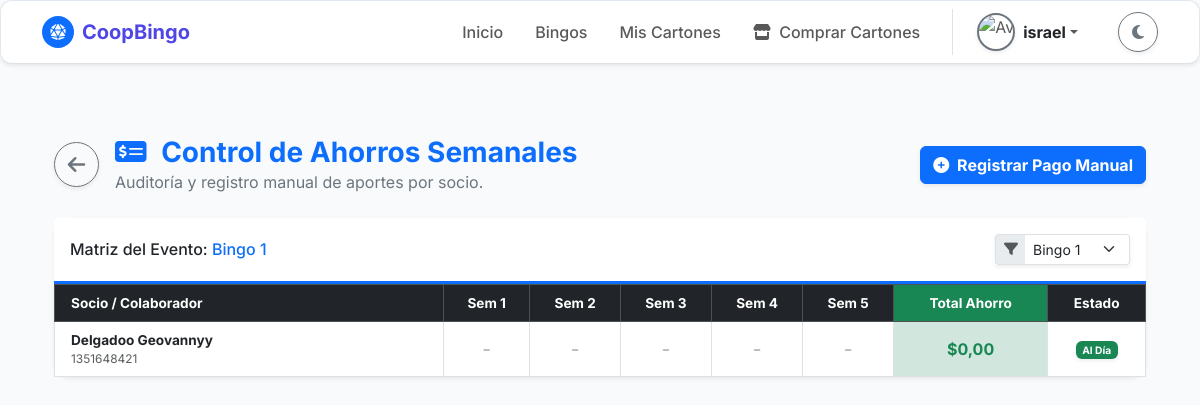
Page /control_aportes/ (signed in) on the earlier database version.
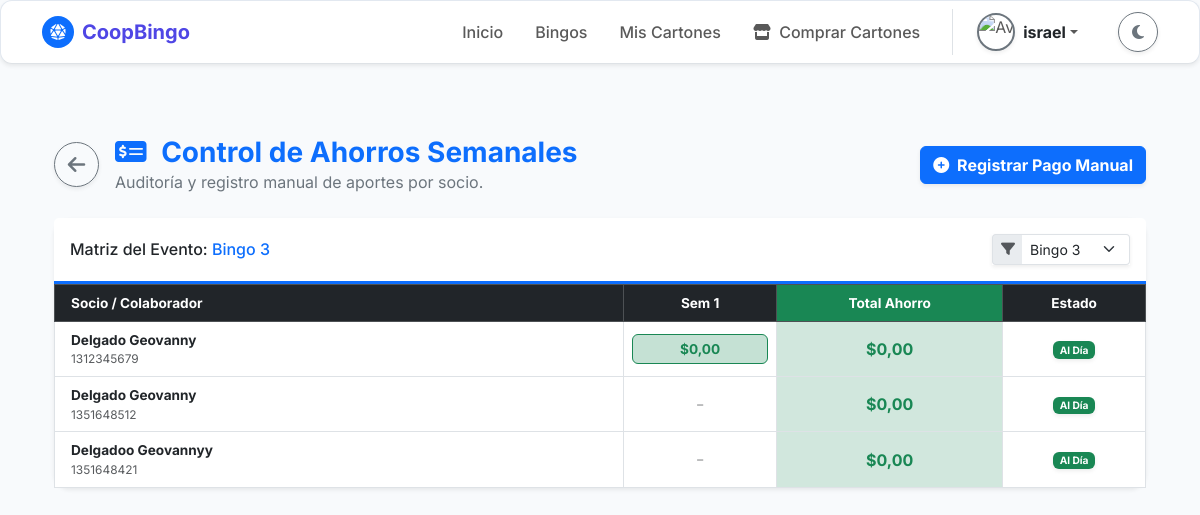
Same page on the later database version.
### bingo/models.py (models this page shows, shortened)
class Bingo(models.Model):
    TIPO_BINGO_CHOICES = [
        ('Virtual', 'Virtual'),
        ('Presencial', 'Presencial'),
    ]
    ESTADO_BINGO_CHOICES = [
        ('Programado', 'Programado'),
        ('En Curso', 'En Curso'),
        ('Finalizado', 'Finalizado'),
        ('Cancelado', 'Cancelado'),
    ]
    idbingo = models.AutoField(primary_key=True)
    idunidad_venta = models.ForeignKey(UnidadMonetaria, on_delete=models.PROTECT, related_name='bingos_venta')
    idunidad_premio = models.ForeignKey(UnidadMonetaria, on_delete=models.PROTECT, related_name='bingos_premio')
    titulobingo = models.CharField(
        max_length=150,
        verbose_name="Título del Bingo"
    )
    fechaprogramadabingo = models.DateTimeField(
        verbose_name="Fecha y Hora del Evento"
    )
    tipobingo = models.CharField(
        max_length=20,
        choices=TIPO_BINGO_CHOICES,
        verbose_name="Tipo de Bingo"
    )
    lugarbingo = models.CharField(
        max_length=255,
        null=True,
        blank=True,
        verbose_name="Lugar (si es presencial)"
    )
    urlsesionbingo = models.CharField(
        max_length=255,
        null=True,
        blank=True,
        verbose_name="Link de la sesión (si es virtual)"
    )
    preciocarton = models.DecimalField(
        max_digits=10,
        decimal_places=2,
        validators=[MinValueValidator(Decimal('0.01'))],
        verbose_name="Precio del Cartón"
    )
    premiomayor = models.DecimalField(
        max_digits=10,
        decimal_places=2,
        verbose_name="Monto del Premio Mayor"
    )
    descripcionpremiomayor = models.CharField(
        max_length=100,
        verbose_name="¿Qué es el premio mayor?"
    )
    estadobingo = models.CharField(
        max_length=20,
        choices=ESTADO_BINGO_CHOICES,
        default='Programado',
        verbose_name="Estado del Bingo"
    )
    rutaimagenpremiomayor = models.ImageField(
        upload_to='media/bingo/imagen_premio_mayor/',
        max_length=300,
        null=True,
        blank=True,
        verbose_name="Imagen del Premio"
    )
    urlvideopromocional = models.FileField(
        upload_to='media/bingo/video_promocional/',
        max_length=300,
        null=True,
        blank=True,
        verbose_name="Video Promocional"
    )
    descripcionpremios = models.TextField(
        max_length=500,
        null=True,
        blank=True,
        verbose_name="Descripción de otros premios"
    )
    class Meta:
        db_table = 'Bingo'
        verbose_name = 'Bingo'
        verbose_name_plural = 'Bingos'

class Socio(models.Model):
    SEXO_CHOICES = [
        ('H', 'Hombre'),
        ('M', 'Mujer'),
    ]
    ESTADO_CHOICES = [
        ('Activo', 'Activo'),
        ('Pendiente', 'Pendiente'),
        ('Inactivo', 'Inactivo'),
    ]
    idsocio = models.AutoField(primary_key=True)
    idtiposocio = models.ForeignKey(
        'TipoSocio',
        on_delete=models.PROTECT,
        db_column='idtiposocio',
        verbose_name="Tipo de Socio"
    )
    primernombresocio = models.CharField(max_length=40, verbose_name="Primer Nombre")
    segundonombresocio = models.CharField(max_length=40, null=True, blank=True, verbose_name="Segundo Nombre")
    primerapellidosocio = models.CharField(max_length=40, verbose_name="Primer Apellido")
    segundoapellidosocio = models.CharField(max_length=40, verbose_name="Segundo Apellido")
    nacionalidad = models.CharField(max_length=50, default='Ecuatoriana', verbose_name="Nacionalidad")
    correosocio = models.EmailField(max_length=200, unique=True, null=True, blank=True, verbose_name="Correo Electrónico")
    cisocio = models.CharField(
        max_length=10,
        unique=True,
        validators=[validar_cedula_ecuatoriana], # AQUÍ ESTÁ LA MAGIA
        verbose_name="Cédula de Identidad"
    )
    foto_cedula_frontal = models.ImageField(upload_to='media/socio/cedula/frontal/', null=True, blank=True, verbose_name="Foto Cédula Frontal")
    foto_cedula_trasera = models.ImageField(upload_to='media/socio/cedula/trasera/', null=True, blank=True, verbose_name="Foto Cédula Trasera")
    fotosocio = models.ImageField(
        upload_to='media/socio/foto/',
        null=True,
        blank=True,
        verbose_name="Avatar/Foto"
    )
    fechanacimientosocio = models.DateField(
        validators=[validarfechanacimiento],
        verbose_name="Fecha de Nacimiento",
        help_text="El socio no puede ser mayor de 100 años ni haber nacido en el futuro."
    )
    telefonopersonalsocio = models.CharField(max_length=10, verbose_name="Teléfono Personal")
    telefonotrabajosocio = models.CharField(max_length=25, null=True, blank=True, verbose_name="Teléfono Trabajo")
    direcciondomiciliosocio = models.CharField(max_length=255, verbose_name="Dirección Domicilio")
    direcciontrabajosocio = models.CharField(max_length=255, null=True, blank=True, verbose_name="Dirección Trabajo")
    sexosocio = models.CharField(
        max_length=1,
        choices=SEXO_CHOICES,
        null=True,
        blank=True,
        verbose_name="Sexo"
    )
    estadosocio = models.CharField(
        max_length=10,
        choices=ESTADO_CHOICES,
        default='Activo',
        verbose_name="Estado"
    )
    class Meta:
        db_table = 'Socio'
        verbose_name = 'Socio'
        verbose_name_plural = 'Socios'

class AporteSemanal(models.Model):
    ESTADO_APORTE_CHOICES = [
        ('Pendiente', 'Pendiente de Pago'),
        ('En Revision', 'En Revisión'),
        ('Al Dia', 'Al Día'),
        ('Atrasado', 'Atrasado'),
    ]
    METODO_INGRESO_CHOICES = [
        ('Efectivo', 'Efectivo'),
        ('Transferencia', 'Transferencia'),
        ('Fisico', 'Físico'),
    ]
    idaporte = models.AutoField(
        primary_key=True,
        verbose_name="ID de Aporte"
    )
    idsocio = models.ForeignKey(
        'Socio',
        on_delete=models.CASCADE,
        db_column='idsocio',
        verbose_name="Socio"
    )
    idregalo = models.ForeignKey(
        'Regalo',
        on_delete=models.CASCADE,
        db_column='idregalo',
        verbose_name="Regalo Asignado",
        null=True,
        blank=True,
    )
    idbingo = models.ForeignKey(
        'Bingo',
        on_delete=models.SET_NULL,
        null=True,
        blank=True,
        db_column='idbingo',
        verbose_name="Bingo Asociado"
    )
    numerosemana = models.IntegerField(
        null=True,
        blank=True,
        verbose_name="Número de Semana"
    )
    fechaplanificadadada = models.DateTimeField(
        verbose_name="Fecha Planificada"
    )
    fechaentregareal = models.DateTimeField(
        null=True,
        blank=True,
        verbose_name="Fecha de Entrega Real"
    )
    metodoingreso = models.CharField(
        max_length=50,
        choices=METODO_INGRESO_CHOICES,
        null=True,
        blank=True,
        verbose_name="Método de Ingreso"
    )
    referenciaingreso = models.CharField(
        max_length=100,
        null=True,
        blank=True,
        verbose_name="Referencia/Comprobante"
    )
    estadoaporte = models.CharField(
        max_length=20,
        choices=ESTADO_APORTE_CHOICES,
        null=True,
        blank=True,
        verbose_name="Estado del Aporte"
    )
    montoaporte = models.DecimalField(
        max_digits=10,
        decimal_places=2,
        default=Decimal('0.00'),
        validators=[MinValueValidator(Decimal('0.00'))],
        verbose_name="Monto del Aporte"
    )
    idmetodopago = models.ForeignKey(
        'MetodoPago',
        on_delete=models.SET_NULL,
        null=True,
        blank=True,
        db_column='idmetodopago',
        verbose_name="Cuenta de Destino"
    )
    comprobanteaporte = models.FileField(
        upload_to='media/aportes/comprobantes/',
        null=True,
        blank=True,
        verbose_name="Comprobante de Cuota Semanal"
    )
    class Meta:
        db_table = 'AporteSemanal'
        verbose_name = 'Aporte Semanal'
        verbose_name_plural = 'Control de Aportes Semanales'
        constraints = [
            models.CheckConstraint(
                condition=models.Q(estadoaporte__in=['Pendiente', 'En Revision', 'Al Dia', 'Atrasado']),
                name='chk_aportesemanal_estadoaporte'
            ),
            models.CheckConstraint(
                condition=models.Q(metodoingreso__in=['Efectivo', 'Transferencia', 'Fisico']) | models.Q(metodoingreso__isnull=True),
                name='chk_aportesemanal_metodoingreso'
            )
        ]

### bingo/views.py (the view, shortened to what this page needs)
# urls.py: path('control_aportes/', views.control_aportes, name='control_aportes'),
@login_required
def control_aportes(request):
    if not request.user.is_staff:
        messages.error(request, "Acceso exclusivo para el personal de administración.")
        return redirect('inicio')
    id_bingo = request.GET.get('bingo_id')
    if id_bingo:
        bingo_seleccionado = Bingo.objects.filter(idbingo=id_bingo).first()
    else:
        bingo_seleccionado = Bingo.objects.filter(estadobingo='En Curso').first() or Bingo.objects.order_by('-fechaprogramadabingo').first()
    if not bingo_seleccionado:
        return render(request, 'administrador/control_aportes.html', {'error': 'No hay eventos de bingo creados.'})
    socios = Socio.objects.filter(estadosocio='Activo').order_by('primerapellidosocio', 'primernombresocio')
    aportes = AporteSemanal.objects.filter(idbingo=bingo_seleccionado).select_related('idsocio')
    semanas_query = aportes.values_list('numerosemana', flat=True).distinct().order_by('numerosemana')
    semanas = list(semanas_query) if semanas_query.exists() else list(range(1, 6))
    matriz_socios = {}
    for socio in socios:
        matriz_socios[socio.idsocio] = {
            'objeto_socio': socio,
            'semanas_data': {sem: None for sem in semanas},
            'total_acumulado': Decimal('0.00'),
            'tiene_atrasos': False
        }
    for aporte in aportes:
        s_id = aporte.idsocio_id
        if s_id in matriz_socios:
            if aporte.numerosemana in matriz_socios[s_id]['semanas_data']:
                matriz_socios[s_id]['semanas_data'][aporte.numerosemana] = {
                    'monto': aporte.montoaporte,
                    'estado': aporte.estadoaporte,
                    'id_aporte': getattr(aporte, 'idaporte', getattr(aporte, 'id', None)) # Respaldo por si varía el nombre del ID
                }
                if aporte.estadoaporte == 'Al Dia':
                    matriz_socios[s_id]['total_acumulado'] += Decimal(str(aporte.montoaporte))
                elif aporte.estadoaporte == 'Atrasado':
                    matriz_socios[s_id]['tiene_atrasos'] = True
    context = {
        'bingo_seleccionado': bingo_seleccionado,
        'todos_los_bingos': Bingo.objects.all().order_by('-fechaprogramadabingo'),
        'semanas': semanas,
        'matriz_socios': matriz_socios.values(),
    }
    return render(request, 'administrador/control_aportes.html', context)

### bingo/templates/administrador/control_aportes.html (shortened to what the changed rows need)
{% extends 'comunes/base.html' %} {% comment %} Asegúrate de que esta sea la ruta correcta a tu plantilla base {% endcomment %}
{% load static %}
{% block content %}
<div class="container-fluid py-4 animate__animated animate__fadeIn">
    <div class="row mb-4 align-items-center">
        <div class="col-md-8 d-flex align-items-center gap-3">
            <div>
                <h2 class="h3 mb-0 text-primary fw-bold">
                    <i class="fas fa-money-check-alt me-2"></i> Control de Ahorros Semanales
                </h2>
            </div>
        </div>
    </div>
    <div class="card shadow-sm border-0 rounded-4 mb-4">
        <div class="card-header py-3 bg-body d-flex flex-column flex-md-row justify-content-between align-items-md-center border-bottom border-primary border-3">
            <h6 class="m-0 font-weight-bold text-dark mb-2 mb-md-0">
                Matriz del Evento: <span class="text-primary">{{ bingo_seleccionado.titulobingo }}</span>
            </h6>
            <form method="GET" class="form-inline m-0">
                <div class="input-group input-group-sm shadow-sm">
                    <span class="input-group-text bg-body-secondary border-end-0"><i class="fas fa-filter text-muted"></i></span>
                    <select name="bingo_id" class="form-select border-start-0" onchange="this.form.submit()">
                        {% for b in todos_los_bingos %}
                            <option value="{{ b.idbingo }}" {% if b.idbingo == bingo_seleccionado.idbingo %}selected{% endif %}>
                                {{ b.titulobingo }}
                            </option>
                        {% endfor %}
                    </select>
                </div>
            </form>
        </div>
        <div class="card-body p-0">
            <div class="table-responsive" style="max-height: 600px; overflow-y: auto;">
                <table class="table table-hover table-bordered text-center align-middle mb-0" style="font-size: 0.85rem;">
                    <thead class="table-dark" style="position: sticky; top: 0; z-index: 10;">
                        <tr>
                            <th class="text-start ps-3" style="min-width: 250px;">Socio / Colaborador</th>
                            {% for sem in semanas %}
                                <th>Sem {{ sem }}</th>
                            {% endfor %}
                            <th class="bg-success text-white">Total Ahorro</th>
                            <th>Estado</th>
                        </tr>
                    </thead>
                    <tbody>
                        {% for renglon in matriz_socios %}
                        <tr>
                            <td class="text-start ps-3 fw-bold text-body">
                                {{ renglon.objeto_socio.primerapellidosocio }} {{ renglon.objeto_socio.primernombresocio }}
                                <small class="text-muted d-block fw-normal">{{ renglon.objeto_socio.cisocio }}</small>
                            </td>
                            {% for sem in semanas %}
                                <td class="p-2">
                                    {% for num_sem, info in renglon.semanas_data.items %}
                                        {% if num_sem == sem %}
                                            {% if info %}
                                                {% if info.estado == 'Al Dia' %}
                                                    <div class="bg-success bg-opacity-25 text-success p-1 rounded fw-bold border border-success">
                                                        ${{ info.monto }}
                                                    </div>
                                                {% else %}
                                                    <div class="bg-danger bg-opacity-25 text-danger p-1 rounded fw-bold border border-danger" title="Atrasado">
                                                        ${{ info.monto }}
                                                    </div>
                                                {% endif %}
                                            {% else %}
                                                <span class="text-muted opacity-50" style="font-size: 1.2rem;">-</span>
                                            {% endif %}
                                        {% endif %}
                                    {% endfor %}
                                </td>
                            {% endfor %}
                            <td class="fw-bold bg-success-subtle text-success fs-6">
                                ${{ renglon.total_acumulado }}
                            </td>
                            <td>
                                {% if renglon.tiene_atrasos %}
                                    <span class="badge bg-warning text-dark shadow-sm">Con Atrasos</span>
                                {% else %}
                                    <span class="badge bg-success shadow-sm">Al Día</span>
                                {% endif %}
                            </td>
                        </tr>
                        {% endfor %}
                    </tbody>
                </table>
            </div>
        </div>
    </div>
</div>
{% endblock %}

Differences in the rows shown:
no longer on this page (row unchanged): Bingo: titulobingo "Bingo 1"
added Bingo: titulobingo "Bingo 3"
added Socio: objeto_socio.primerapellidosocio "Delgado", objeto_socio.primernombresocio "Geovanny", objeto_socio.cisocio "1312345679", total_acumulado "0,00"
added AporteSemanal: monto "0,00"
added Socio: objeto_socio.primerapellidosocio "Delgado", objeto_socio.primernombresocio "Geovanny", objeto_socio.cisocio "1351648512", total_acumulado "0,00"
Other differences:
form field bingo_id: "Bingo 1" → "Bingo 3"
list line gone: "Sem 2"
list line gone: "Sem 3"
list line gone: "Sem 4"
list line gone: "Sem 5"
